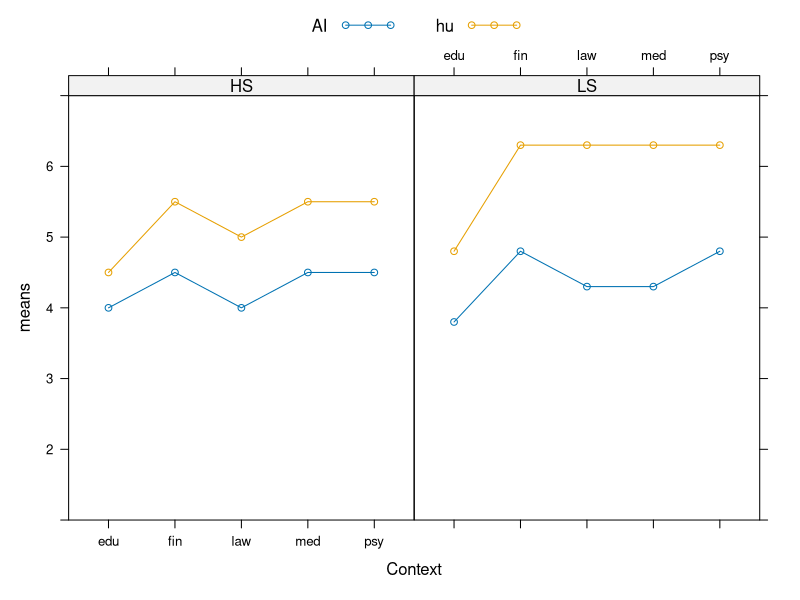
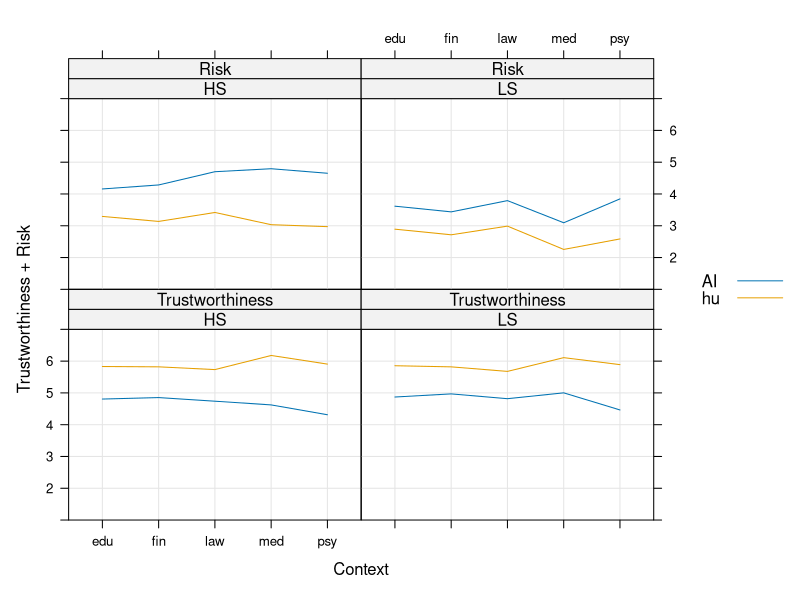
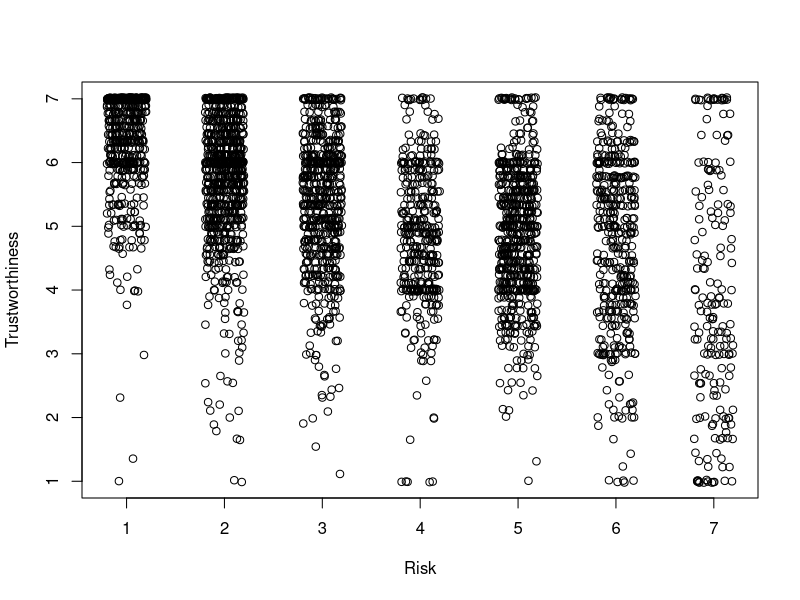
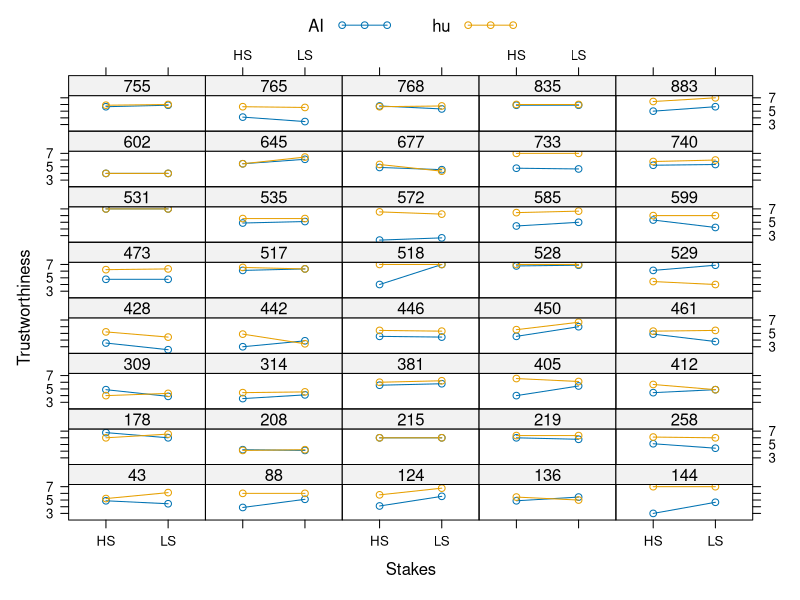
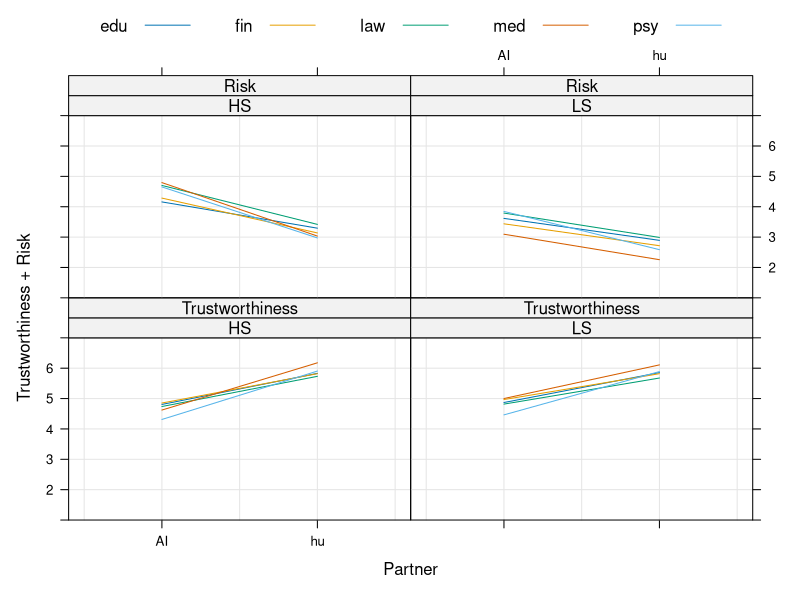
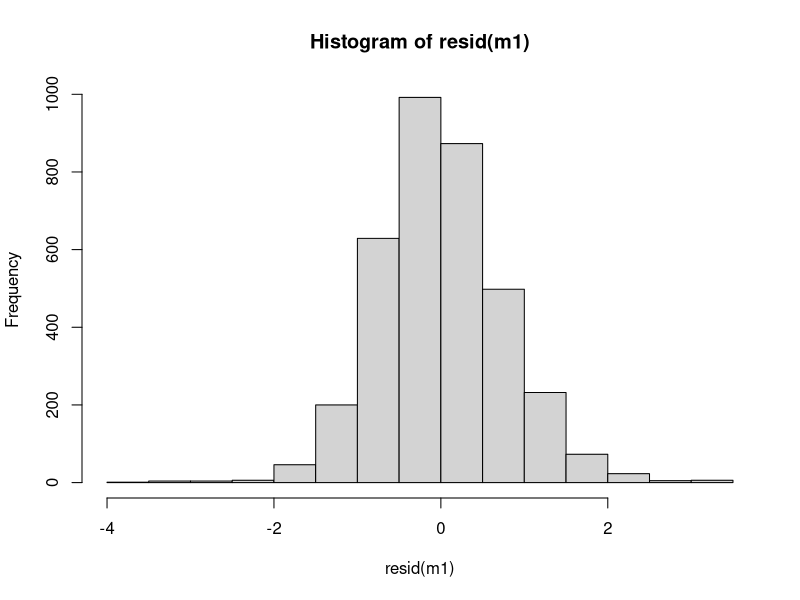
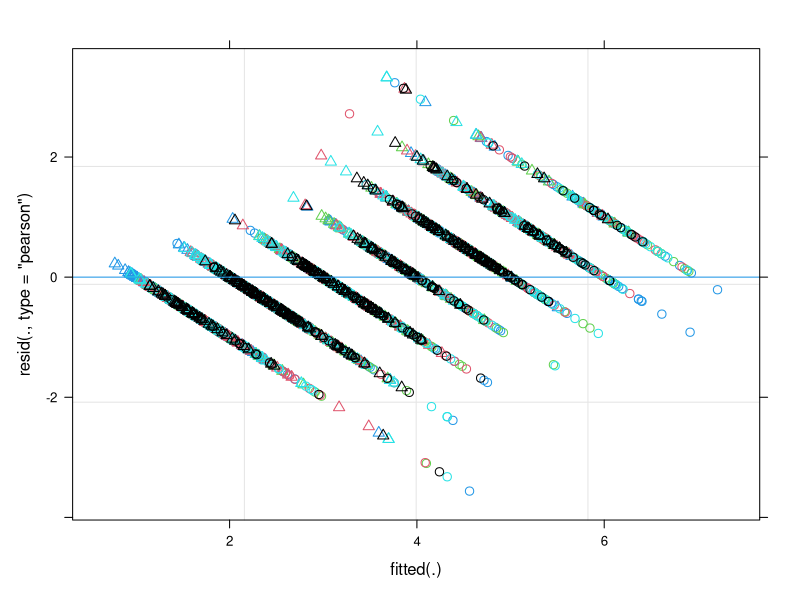
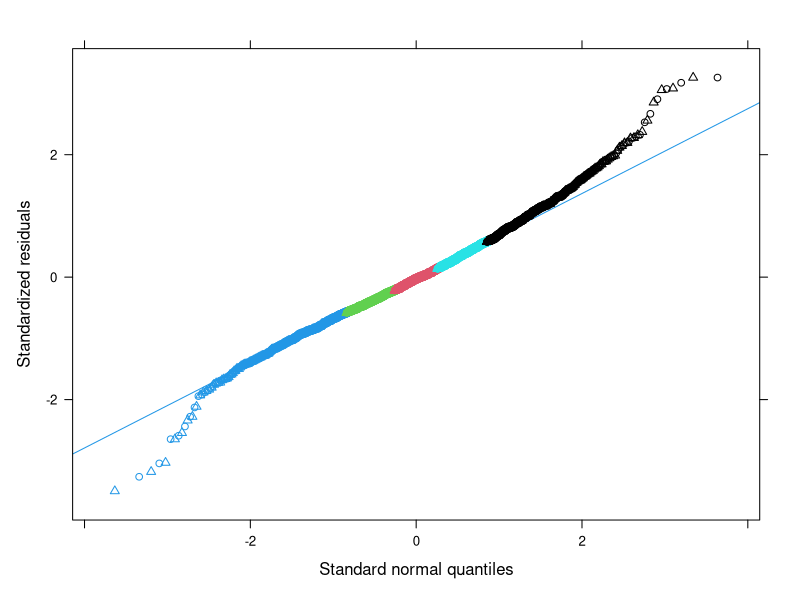

The R script that drew these images, in order: (Note: a time limit stopped this script after it produced the figures.)

library(lattice)
library(lme4)

# IVs:
# Partner: 2 within levels AI vs. hu
# Stakes:  2 within levels LS vs. HS
# Context: 5 between levels edu vs. fin vs. law vs. med vs. psy
#
# DVs:
# Trustworthiness
# Risk

#------ Hypothesis plot -------------------------------------------------------

design <- data.frame(Partner = factor(rep(c("AI", "hu"), each = 2, times = 5)),
                     Stakes = factor(rep(c("HS", "LS"), times = 5 * 2)),
                     Context = factor(rep(c("edu", "fin", "law", "med", "psy"),
                                          each = 2 * 2)))

beta <- c(4, .5, -.2, .5, 0, .5, .5, .5, .5, .5, .5, .5, .5, .5, 0, .5, 0, .5, .5, 0)

design$means <- model.matrix( ~ Partner * Stakes * Context, design) %*% beta

xyplot(means ~ Context | Stakes, design, groups = Partner,
       type = "b",
       auto.key = list(space = "top", column = 2),
       ylim = c(1, 7))

#------ Read and visualize data -----------------------------------------------

dat <- read.csv("data/data-nico.csv", stringsAsFactors = TRUE)
dat$Participant <- factor(dat$Participant)

length(unique(dat$Participant))
# 898

xyplot(Trustworthiness + Risk ~ Context | Stakes, data = dat,
       groups = Partner,
       ylim = c(1, 7),
       auto.key = TRUE,
       type = c("a", "g"))

plot(jitter(Trustworthiness) ~ jitter(Risk), dat,
     xlab = "Risk", ylab = "Trustworthiness")

ids <- sample(unique(dat$Participant), 40)

subdat <- subset(dat, dat$Participant %in% ids)

xyplot(Trustworthiness ~ Stakes | factor(Participant),
       groups = Partner,
       data = subdat,
       layout = c(5, 8),
       auto.key = list(space = "top", column = 2),
       type = "b")

xyplot(Trustworthiness + Risk ~ Partner | Stakes, data = dat,
       groups = Context,
       ylim = c(1, 7),
       auto.key = list(space = "top", column = 5),
       type = c("a", "g"))

#------ Fit LMM ---------------------------------------------------------------

m0 <- lmer(Risk ~ (Context + Partner + Stakes)^2 +
           (1 + Partner + Stakes | Participant), data = dat)
m1 <- lmer(Risk ~ Context * Partner * Stakes +
           (1 + Partner + Stakes | Participant), data = dat)
summary(m1)

anova(m0, m1)

#------ Check assumptions -----------------------------------------------------

hist(resid(m1))
plot(m1, pch = dat$Partner, col = dat$Context)
qqmath(m1, pch = dat$Partner, col = dat$Context)

#------ Investigate random effects --------------------------------------------

dotplot(ranef(m1, condVar = TRUE),
        scales = list(x = list(relation = "free")))[[1]]

pm1 <- profile(m1)

xyplot(pm1, which = "theta_")
densityplot(pm1, which = "theta_")
splom(pm1, which = "theta_")
confint(pm1)

## Simplify model
m2 <- lmer(Risk ~ Context * Partner * Stakes +
           (1 | Participant) +
           (0 + dummy(Partner) | Participant) +
           (0 + dummy(Stakes) | Participant),
         data = dat)
# --> what happens to the variance term for Stakes for Trustworthiness?

pm2 <- profile(m2)

xyplot(pm2, which = "theta_")
densityplot(pm2, which = "theta_")
splom(pm2, which = "theta_")
confint(pm2)


m3 <- lmer(Risk ~ Context * Partner * Stakes +
           (1 | Participant) +
           (0 + dummy(Partner) | Participant),
         data = dat)


pm3 <- profile(m3)

xyplot(pm3, which = "theta_")
densityplot(pm3, which = "theta_")
splom(pm3, which = "theta_")
confint(pm3)

anova(m3, m2, m1)


ci <- rbind(confint(pm1, "beta_"),
            confint(pm2, "beta_"),
            confint(pm3, "beta_")) |> as.data.frame()

ci$model <- rep(c("m1", "m2", "m3"), each = 20)
ci$par <- rownames(confint(pm1, "beta_"))

dotplot(model ~ `2.5 %` + `97.5 %` | par, ci)

## Random intercept model

m4 <- lmer(Risk ~ Context * Partner * Stakes + (1 | Participant),
         data = dat)

pm4 <- profile(m4)

xyplot(pm4, which = "theta_")
densityplot(pm4, which = "theta_")
splom(pm4, which = "theta_")
confint(pm4)

# interaction
ci <- rbind(confint(pm1, "Contextmed:Partnerhu:StakesLS"),
            confint(pm2, "Contextmed:Partnerhu:StakesLS"),
            confint(pm3, "Contextmed:Partnerhu:StakesLS"),
            confint(pm4, "Contextmed:Partnerhu:StakesLS")) |> as.data.frame()

ci$model <- factor(c("random slopes", "zero correlations", "no slope for stakes",
                     "random intercept"),
                   levels = c("random slopes", "zero correlations",
                              "no slope for stakes", "random intercept"))

dat_ci1 <- reshape(ci, direction = "long", varying = 1:2, v.names = "ci",
                  timevar = "bound", times = c("2.5%", "97.5%"))

dat_ci1$par <- "Contextmed:Partnerhu:StakesLS"

# pdf("slides/figures/nico_cis_data-risk_ia.pdf", width = 4.8, height = 4, pointsize = 10)
# dotplot(model ~ ci, dat_ci1, pch = "|", type = "b", groups = model, xlab = "",
#         main = "Contextmed:Partnerhu:StakesLS")
# dev.off()
# CI smaller, since it is a confidence interval for the fixed effect???

# main effect for partner
ci <- rbind(confint(pm1, "Partnerhu"),
            confint(pm2, "Partnerhu"),
            confint(pm3, "Partnerhu"),
            confint(pm4, "Partnerhu")) |> as.data.frame()

ci$model <- factor(c("random slopes", "zero correlations", "no slope for stakes",
                     "random intercept"),
                   levels = c("random slopes", "zero correlations",
                              "no slope for stakes", "random intercept"))

dat_ci2 <- reshape(ci, direction = "long", varying = 1:2, v.names = "ci",
                  timevar = "bound", times = c("2.5%", "97.5%"))

dat_ci2$par <- "Partnerhu"

# pdf("slides/figures/nico_cis_data-risk_me.pdf", width = 4.8, height = 4, pointsize = 10)
# dotplot(model ~ ci, dat_ci2, pch = "|", type = "b", groups = model, xlab = "",
#         main = "Partnerhu")
# dev.off()

pdf("slides/figures/nico_cis_data-risk.pdf", width = 7.5, height = 4, pointsize = 10)
dotplot(model ~ ci | par, rbind(dat_ci1, dat_ci2),
        pch = "|", type = "b", groups = model, xlab = "",
        scales = list(x = list(relation = "free")))
dev.off()

#------ Separate models for between groups ------------------------------------

# Context: medicine
med1 <- lmer(Risk ~ Partner * Stakes + (1 | Participant),
             data = dat, subset = Context == "med")

med2 <- lmer(Risk ~ Partner * Stakes +
             (1 | Participant) +
             (0 + dummy(Partner) | Participant) +
             (0 + dummy(Stakes) | Participant),
             data = dat, subset = Context == "med")

med3 <- lmer(Risk ~ Partner * Stakes +
             (1 + Partner + Stakes | Participant),
             data = dat, subset = Context == "med")

pmed1 <- profile(med1)
pmed2 <- profile(med2)
pmed3 <- profile(med3)

ci <- rbind(confint(pmed1, "Partnerhu:StakesLS"),
            confint(pmed2, "Partnerhu:StakesLS"),
            confint(pmed3, "Partnerhu:StakesLS")) |> as.data.frame()

ci$model <- factor(c("random intercept", "random slope no cor", "random slope"),
                   levels = c("random intercept", "random slope no cor", "random slope"))

dat_ci <- reshape(ci, direction = "long", varying = 1:2, v.names = "ci",
                  timevar = "bound", times = c("2.5%", "97.5%"))

dotplot(model ~ ci, dat_ci, pch = "|", type = "b", groups = model, xlab = "")


# Context: psychology
psy1 <- lmer(Risk ~ Partner * Stakes + (1 | Participant),
             data = dat, subset = Context == "psy")

psy2 <- lmer(Risk ~ Partner * Stakes +
             (1 | Participant) +
             (0 + dummy(Partner) | Participant) +
             (0 + dummy(Stakes) | Participant),
             data = dat, subset = Context == "psy")

psy3 <- lmer(Risk ~ Partner * Stakes +
             (1 + Partner + Stakes | Participant),
             data = dat, subset = Context == "psy")

ppsy1 <- profile(psy1)
ppsy2 <- profile(psy2)
ppsy3 <- profile(psy3)

ci <- rbind(confint(ppsy1, "Partnerhu:StakesLS"),
            confint(ppsy2, "Partnerhu:StakesLS"),
            confint(ppsy3, "Partnerhu:StakesLS")) |> as.data.frame()

ci$model <- factor(c("random intercept", "random slope no cor", "random slope"),
                   levels = c("random intercept", "random slope no cor", "random slope"))

dat_ci <- reshape(ci, direction = "long", varying = 1:2, v.names = "ci",
                  timevar = "bound", times = c("2.5%", "97.5%"))

dotplot(model ~ ci, dat_ci, pch = "|", type = "b", groups = model, xlab = "")


#------ Separate models for between groups - ANOVA ----------------------------

# Context: medicine
a1 <- aov(Risk ~ Partner * Stakes + Error(Participant),
        data = subset(dat, Context == "med"))

a2 <- aov(Risk ~ Partner * Stakes +
          Error(Participant + Participant:Partner + Participant:Stakes),
        data = subset(dat, Context == "med"))


# Context: psychology
a1 <- aov(Risk ~ Partner * Stakes + Error(Participant),
        data = subset(dat, Context == "psy"))

a2 <- aov(Risk ~ Partner * Stakes +
          Error(Participant + Participant:Partner + Participant:Stakes),
        data = subset(dat, Context == "psy"))
